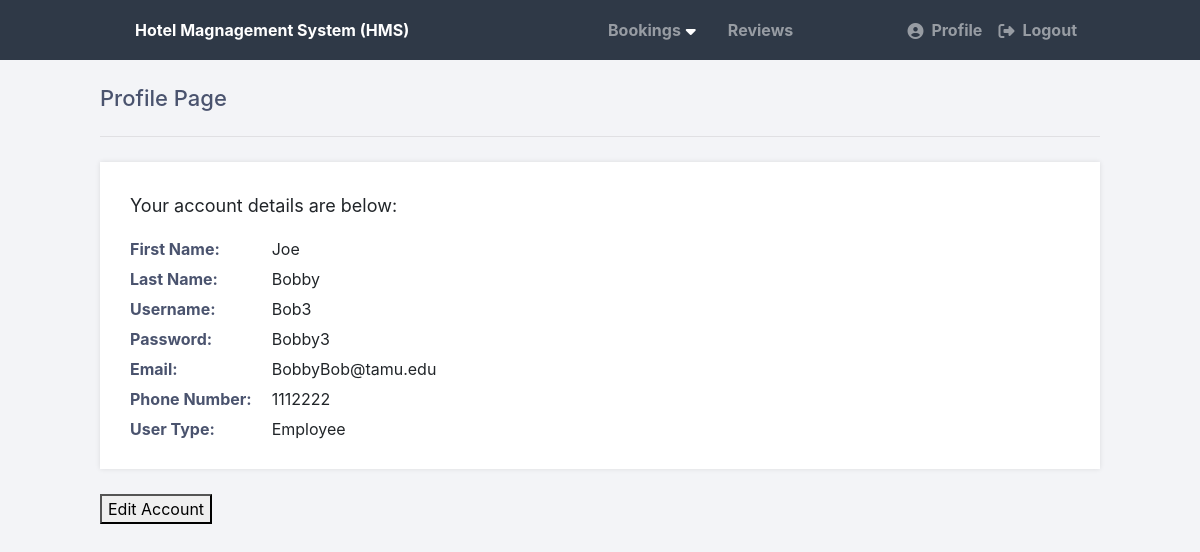
/website_files/login/profile.php (signed in), run on the app's committed database.
### tables this page shows
CREATE TABLE `users` (
  `User_ID` int(10) UNSIGNED NOT NULL,
  `FName` varchar(45) NOT NULL,
  `LName` varchar(45) NOT NULL,
  `Phone_NO` int(10) NOT NULL,
  `Email` varchar(60) NOT NULL,
  `Username` varchar(45) NOT NULL,
  `Password` varchar(45) NOT NULL,
  `User_Type` varchar(30) NOT NULL
);

### website_files/login/profile.php (the view, shortened to what this page needs)
<?php
include "../res/head.php";
$stmt = $conn->prepare('SELECT username, password, email, fname, lname, phone_no, user_type FROM users WHERE user_id = ?');
$stmt->bind_param('i', $_SESSION['id']);
$stmt->execute();
$stmt->bind_result($username, $password, $email, $fname, $lname, $phone_no, $user_type);
?>
<!DOCTYPE html>
<html>
	<head>
		<link href="home.css" rel="stylesheet" type="text/css">
		<link rel="stylesheet" href="https://cdnjs.cloudflare.com/ajax/libs/font-awesome/6.2.0/css/all.min.css">
	</head>
	<body class="loggedin">
		<div class="content">
			<h2>Profile Page</h2>
			<div>
				<p>Your account details are below:</p>
				<table>
                    <tr>
						<td>First Name:</td>
						<td><?=$fname?></td>
					</tr>
                    <tr>
						<td>Last Name:</td>
						<td><?=$lname?></td>
					</tr>
                    <tr>
						<td>Username:</td>
						<td><?=$username?></td>
					</tr>
					<tr>
						<td>Password:</td>
						<td><?=$password?></td>
					</tr>
					<tr>
						<td>Email:</td>
						<td><?=$email?></td>
					</tr>
                    <tr>
						<td>Phone Number:</td>
						<td><?=$phone_no?></td>
					</tr>
					<tr>
						<td>User Type:</td>
						<td><?=$user_type?></td>
					</tr>
				</table>
			</div>
				<?php
					if ($user_type === 'Customer'){
						echo '<form action="update_account_cust.php" method="POST">';
                		echo '<button>Edit Account</button>';
						echo '</form>';
					}
					elseif ($user_type === 'Employee'){
						echo '<form action="update_account_emp.php" method="POST">';
                		echo '<button>Edit Account</button>';
						echo '</form>';
					}
				?>
		</div>
	</body>
</html>

### website_files/res/main.css (style rules this page uses)
p { font-size: 18px; }

### website_files/login/home.css (style rules this page uses)
body.loggedin { background-color: #f3f4f7; }
.content { width: 1000px; margin: 0 auto; }
.content h2 { margin: 0; padding: 25px 0; font-size: 22px; border-bottom: 1px solid #e0e0e3; color: #4a536e; }
.content > p, .content > div { box-shadow: 0 0 5px 0 rgba(0, 0, 0, 0.1); margin: 25px 0; padding: 25px; background-color: #fff; }
.content > p table td, .content > div table td { padding: 5px; }
.content > p table td:first-child, .content > div table td:first-child { font-weight: bold; color: #4a536e; padding-right: 15px; }
.content > div p { padding: 5px; margin: 0 0 10px 0; }

### data on the page
users: FName "Joe", LName "Bobby", Username "Bob3", Password "Bobby3", Email "BobbyBob@tamu.edu", Phone_NO "1112222", User_Type "Employee"
